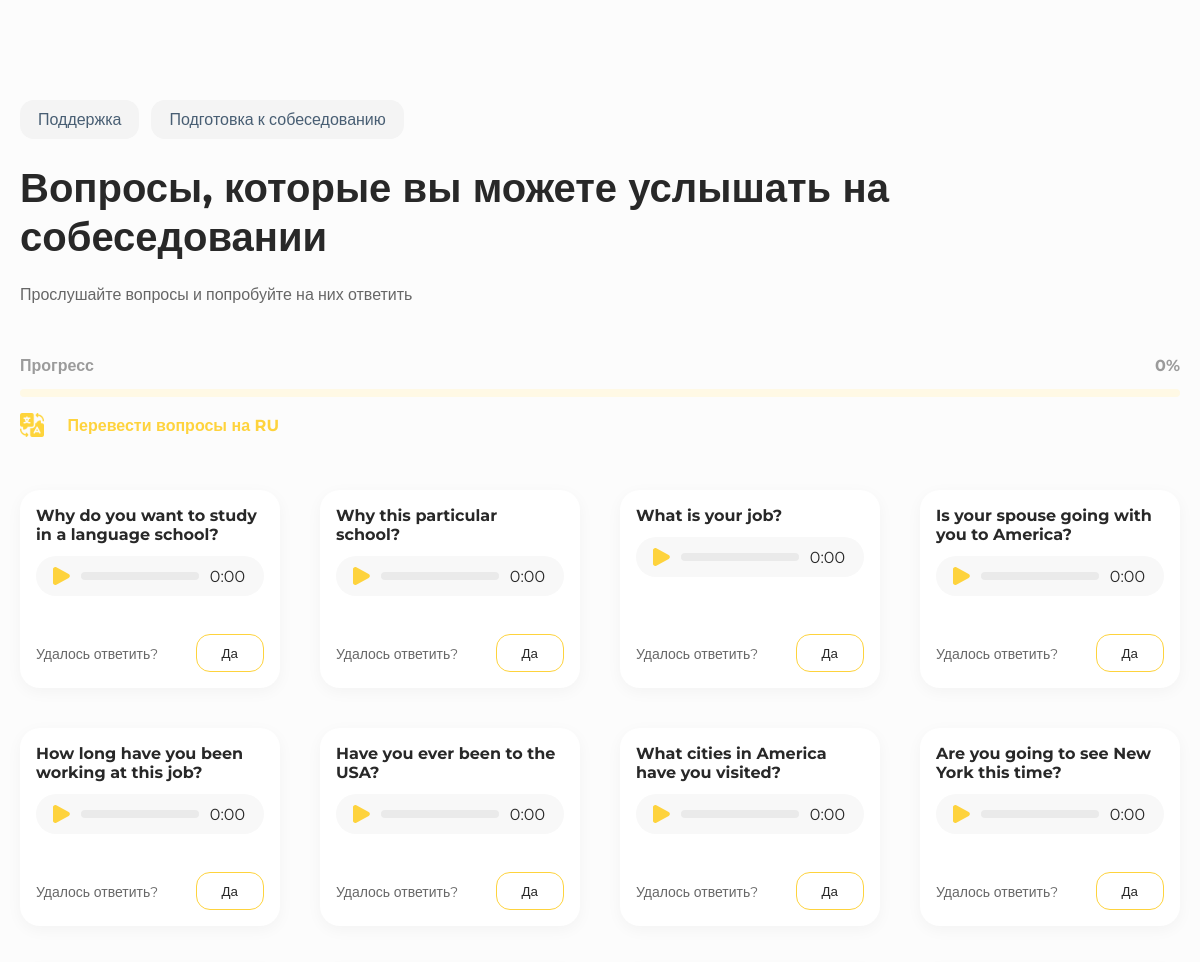
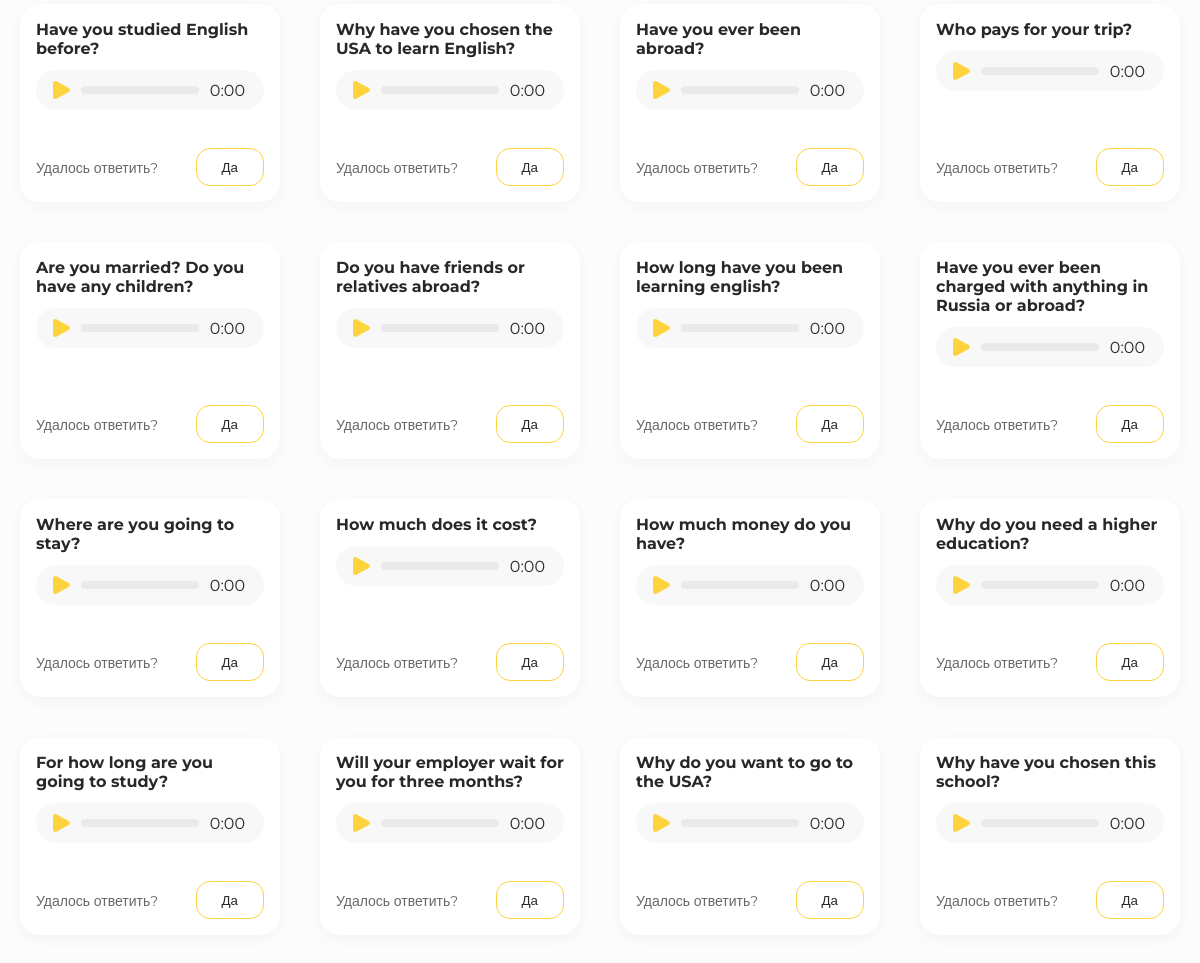
The app's page /voices/index.php with its own data (2 pictures, top to bottom).
### tables this page shows
CREATE TABLE `voices` (
  `id_voice` int(11) NOT NULL,
  `voice_text` text NOT NULL,
  `voice_text_ru` text NOT NULL,
  `file_name` text NOT NULL
);

### voices/index.php (the view, shortened to what this page needs)
<?php
$connection = new PDO("mysql:host=" . HOST . "; dbname=" . DBNAME . "; charset=utf8", USER, PASSWORD);
$voices = $connection->query('SELECT * FROM voices');
$voices = $voices->fetchAll();
?>
<!DOCTYPE html>
<html lang="ru">
<head>
    <link rel="stylesheet" href="../css/styles.css">
    <link rel="stylesheet" href="./css/styles.css">
</head>
<body class="page voices">
    <main class="main">
        <div class="voices__top-section page-top">
            <div class="container voices__container">
                <div class="page__breadcrumbs voices__breadcrumbs">
                    <div class="page__breadcrumbs-item breadcrumbs-item">Поддержка</div>
                    <div class="page__breadcrumbs-item breadcrumbs-item">Подготовка к собеседованию</div>
                </div>
                <div class="page__title voices__title">
                    <h1>Вопросы, которые вы можете услышать на собеседовании</h1>
                </div>
                <p class="page__description block-info">Прослушайте вопросы и попробуйте на них ответить</p>
            </div>
        </div>
        <div class="voices__progressbar-section">
            <div class="container">
                <div class="voices__progress-translate progress-translate">
                    <div class="voices__progressbar progressbar">
                        <span>Прогресс</span>
                        <span class="progressbar__percent">0%</span>
                        <div class="voices__progressbar-line progressbar__line">
                        </div>
                    </div>
                    <button class="voices__translate-button translate-button">
                        <img src="./img/translation-icon.svg" alt="Перевести">
                        <span>Перевести вопросы на RU</span>
                    </button>
                </div>
            </div>
        </div>
        <div class="voices__grid">
            <div class="container">
                <div class="voices__voices-grid voices-grid">
                    <?php
                    foreach ($voices as $voice) {
                        echo '<div class="voices-grid__item voice" id="' . $voice[0] . '">
                        <h3 class="voice__question voice__question-en">' . $voice[1] . '</h3>
                        <h3 class="voice__question voice__question-ru hidden">' . $voice[2] . '</h3>
                        <div class="voice__audio">
                            <div class="player">
                                <audio class="audio" src="./audio/' . $voice[3] . '"></audio>
                                <div class="play">
                                    <img src="../img/play.svg" alt="btn">
                                </div>
                                <div class="progress">
                                    <div class="progress__complete"></div>
                                </div>
                                <div class="progress__current-time">0:00</div>
                            </div>
                        </div>
                        <div class="voice__bottom">
                            <div>
                                <img src="./img/check-mark.svg" alt="Галочка">
                                <span>Удалось ответить?</span>
                            </div>
                            <button class="voice__button">Да</button>
                        </div>
                    </div>';
                    }
                    ?>
                </div>
            </div>
        </div>
    </main>
</body>
</html>

### css/styles.css (style rules this page uses)
* { font-family: 'Montserrat', sans-serif; margin: 0; padding: 0; box-sizing: border-box; color: var(--black); }
.container { max-width: 1200px; width: 100%; margin: 0 auto; padding: 0 20px; }
.breadcrumbs-item { display: inline; padding: 10px 18px; background: #F4F4F4; color: #485E73; border-radius: 14px; }
.block-info { font-size: 16px; color: var(--black); opacity: 0.7; margin-top: 24px; }
.progressbar__line { width: 100%; height: 8px; background: #FFF9E5; border-radius: 4px; }
.translate-button { display: flex; justify-content: space-between; align-items: center; width: 100%; max-width: 259px; border: none; padding: 0; background: none; cursor: pointer; }
.translate-button span { font-weight: 700; font-size: 16px; color: var(--orange); }
.voice { position: relative; width: 100%; max-width: 300px; padding: 16px; padding-bottom: 92px; border-radius: 20px; box-shadow: 0px 4px 16px rgba(0, 22, 37, 0.04); background: #FFFFFF; }
.voice__bottom { position: absolute; bottom: 16px; display: flex; justify-content: space-between; align-items: center; margin-top: 14px; width: calc(100% - 32px); }
.voice__question { font-size: 16px; }
.voice span { opacity: 0.7; font-size: 14px; }
.voice__button { padding: 10px 25px; border: 1px solid var(--orange); border-radius: 14px; background: none; cursor: pointer; max-width: 71px; transition: 0.1s; }
.voice__audio { margin-top: 12px; }
.progressbar { position: relative; }
.player { display: flex; justify-content: space-between; align-items: center; width: 100%; max-width: 260px; height: 40px; background: #F8F8F8; border-radius: 20px; padding: 11px 19px 11px 16px; }
.play { display: flex; justify-content: center; align-items: center; height: 18px; width: 18px; cursor: pointer; }
.progress { width: 106px; height: 8px; border-radius: 4px; background: #EAEAEA; cursor: pointer; }

### voices/css/styles.css (style rules this page uses)
.voices { background: #FCFCFC; }
.main { padding: 30px 0; }
.container { display: block; background: none; }
.page__title h1 { font-weight: 700; font-size: 24px; }
.page__breadcrumbs { display: flex; flex-wrap: wrap; }
.voices__breadcrumbs { width: 100%; max-width: 284px; }
.page__breadcrumbs-item:not(:first-child) { margin-top: 12px; }
.voices__title { margin-top: 24px; }
.voices__progressbar-section { position: sticky; top: 0; padding: 32px 0 20px; z-index: 999; background: #FCFCFC; }
.voices__progressbar { display: flex; justify-content: space-between; flex-wrap: wrap; width: 100%; font-weight: 700; font-size: 14px; color: #282828; }
.voices__progressbar span { display: inline; opacity: 0.45; }
.voices__progressbar-line { margin-top: 14px; }
.voices__translate-button { margin-top: 16px; }
.voices__voices-grid { display: grid; gap: 20px; grid-template-columns: 1fr; justify-content: center; margin-top: 20px; }
.voices-grid__item { max-width: 100%; }
.voices-grid__item .player { max-width: 100%; }
.voices-grid__item .player .progress { width: calc(100% - 75px); }
.voices-grid__item .voice__bottom { max-width: 251px; }
@media (min-width: 768px) { .main { padding: 100px 0 54px; } }
@media (min-width: 768px) { .voices__breadcrumbs { max-width: 100%; } }
@media (min-width: 768px) { .page__breadcrumbs-item:not(:first-child) { margin-top: 0; margin-left: 12px; } }
@media (min-width: 768px) { .voices__progressbar-section { padding: 52px 0 33px; } }
@media (min-width: 768px) { .voices__voices-grid { gap: 40px; grid-template-columns: 300px 300px; } }
@media (min-width: 1130px) { .page__title h1 { font-size: 40px; } }
@media (min-width: 1130px) { .voices__progressbar span { font-size: 16px; } }
@media (min-width: 1130px) { .voices__voices-grid { grid-template-columns: 260px 260px 260px; } }
@media (min-width: 1200px) { .voices__voices-grid { grid-template-columns: 260px 260px 260px 260px; } }

### css/colors.css (style rules this page uses)
:root { --orange: #FED33D; --black: #282828; --gray: #1A2536; }

### records on screen
voices: voice_text "Why do you want to study in a language school?"
voices: voice_text "Why this particular school?"
voices: voice_text "What is your job?"
voices: voice_text "Is your spouse going with you to America?"
voices: voice_text "How long have you been working at this job?"
voices: voice_text "Have you ever been to the USA?"
voices: voice_text "What cities in America have you visited?"
voices: voice_text "Are you going to see New York this time?"
voices: voice_text "Have you studied English before?"
voices: voice_text "Why have you chosen the USA to learn English?"
voices: voice_text "Have you ever been abroad?"
voices: voice_text "Who pays for your trip?"
voices: voice_text "Are you married? Do you have any children?"
voices: voice_text "Do you have friends or relatives abroad?"
voices: voice_text "How long have you been learning english?"
voices: voice_text "Have you ever been charged with anything in Russia or abroad?"
voices: voice_text "Where are you going to stay?"
voices: voice_text "How much does it cost?"
voices: voice_text "How much money do you have?"
voices: voice_text "Why do you need a higher education?"
voices: voice_text "For how long are you going to study?"
voices: voice_text "Will your employer wait for you for three months?"
voices: voice_text "Why do you want to go to the USA?"
voices: voice_text "Why have you chosen this school?"
